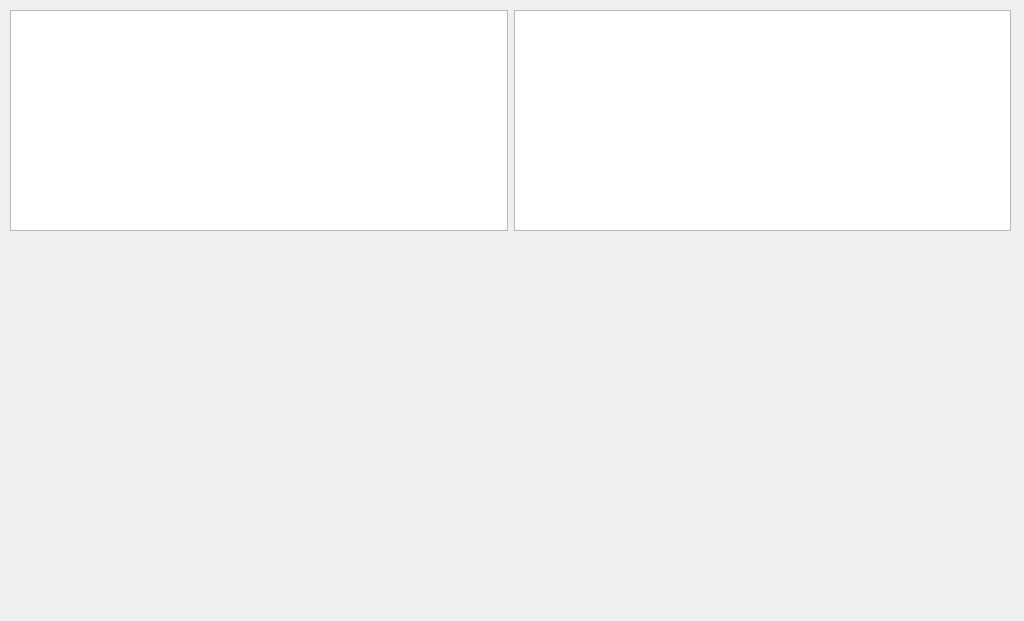
<?xml version="1.0" encoding="UTF-8"?>
<ui version="4.0">
 <class>Form</class>
 <widget class="QWidget" name="Form">
  <property name="geometry">
   <rect>
    <x>0</x>
    <y>0</y>
    <width>1024</width>
    <height>621</height>
   </rect>
  </property>
  <property name="windowTitle">
   <string>Descriptif du centre</string>
  </property>
  <widget class="QWidget" name="horizontalLayoutWidget">
   <property name="geometry">
    <rect>
     <x>9</x>
     <y>239</y>
     <width>1001</width>
     <height>371</height>
    </rect>
   </property>
   <layout class="QHBoxLayout" name="horizontalLayout_2"/>
  </widget>
  <widget class="QWidget" name="">
   <property name="geometry">
    <rect>
     <x>10</x>
     <y>10</y>
     <width>1001</width>
     <height>221</height>
    </rect>
   </property>
   <layout class="QHBoxLayout" name="horizontalLayout">
    <item>
     <widget class="QTextEdit" name="teDescr">
      <property name="readOnly">
       <bool>true</bool>
      </property>
     </widget>
    </item>
    <item>
     <widget class="QTextEdit" name="teAnim">
      <property name="readOnly">
       <bool>true</bool>
      </property>
     </widget>
    </item>
   </layout>
  </widget>
 </widget>
 <resources/>
 <connections/>
</ui>
